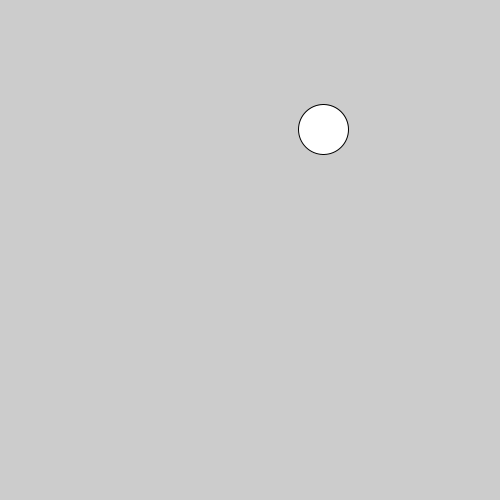
Frame 1 (no input)
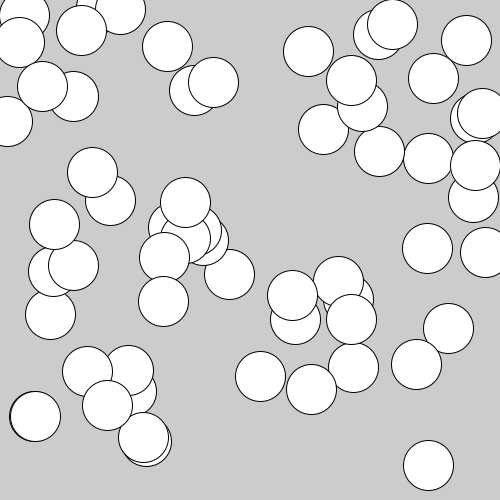
Frame 60 (the mouse pressed at the canvas centre just before this capture)
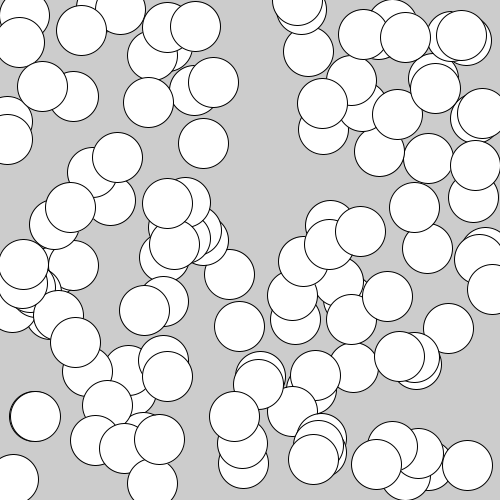
Frame 120 (the mouse held since frame 60 and released just before this capture)

The Processing sketch that drew these frames (run headless with seeded random() and noise(); from frame 60 on, the mouse is pressed at the canvas centre):

// Processing sketch: simple_random_dots
// ── simple_random_dots.pde
void setup() {
  size (500,500);
}

void draw() {
 ellipse(random(width),random(height),50,50); 
}
